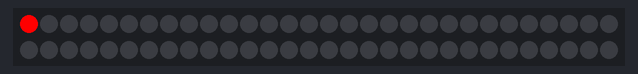
The sketch below on a simulated Arduino Uno, built with avr-gcc and run on an emulated ATmega328P. Parts: 60 RGB LEDs in strip order, left to right, continuing on the next row. The local clock reads 2024-03-15 10:24:30 at power-on unless the sketch sets it.

Above: at 3.6 s.
At 5.4 s:
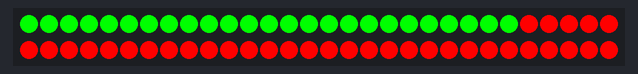
At 6.4 s:
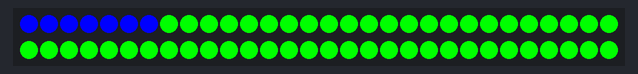
At 7.6 s:
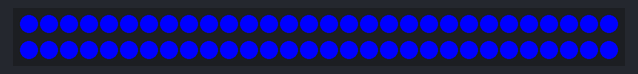
At 8.1 s:
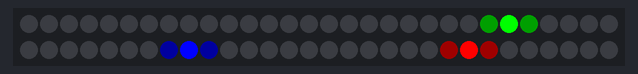
At 34.1 s:
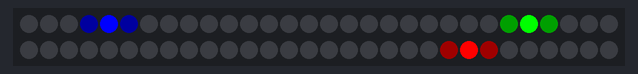

Measured:
- what the display in image 3 shows lasts 0.5 s, from 7.6 s to 8.1 s

The sketch:

ClockRTC.ino
```cpp
/**************************************************************************
 *                                                                        *
 *   NeoPixel Ring Clock                                                  *
 *   by Andy Doro (mail@andydoro.com)                                     *
 *   http://andydoro.com/ringclock/                                       *
 *                                                                        *
 **************************************************************************
 *
 *
 * Revision History
 *
 * Date    By    What
 * 20140320   AFD   First draft
 *
 * 20160602   updated by Ralf Hager
 */

// include the library code:
#include <Wire.h>
#include <RTClib.h>
#include <Adafruit_NeoPixel.h>

// define pins
#define NEOPIN 9

#define BRIGHTNESS 255 // set max brightness

RTC_DS3231 RTC; // Establish clock object
DateTime Clock; // Holds current clock time

Adafruit_NeoPixel strip = Adafruit_NeoPixel(60, NEOPIN, NEO_GRB + NEO_KHZ800); // strip object

byte hourval, minuteval, secondval; // holds the time

byte pixelColorRed, pixelColorGreen, pixelColorBlue; // holds color values


void setup () {
  Wire.begin();         // Begin I2C

  // set pinmodes
  pinMode(NEOPIN, OUTPUT);

  // set Serial Speed to 9600 Baud
  Serial.begin(9600);

  delay(3000); // wait for console opening

  if (RTC.lostPower()) {
    Serial.println("RTC lost power, lets set the time!");
    // following line sets the RTC to the date & time this sketch was compiled
    RTC.adjust(DateTime(F(__DATE__), F(__TIME__)));
    // This line sets the RTC with an explicit date & time, for example to set
    // January 21, 2014 at 3am you would call:
    // rtc.adjust(DateTime(2014, 1, 21, 3, 0, 0));
  }

  strip.begin();
  strip.show(); // Initialize all pixels to 'off'
  strip.setBrightness(BRIGHTNESS); // set brightness

  // startup sequence
  delay(500);
  colorWipe(strip.Color(255, 0, 0), 20); // Red
  colorWipe(strip.Color(0, 255, 0), 20); // Green
  colorWipe(strip.Color(0, 0, 255), 20); // Blue
  delay(500);

}

void loop () {

  // get time
  Clock = RTC.now(); // get the RTC time

  secondval = Clock.second();  // get seconds
  minuteval = Clock.minute();  // get minutes
  hourval = Clock.hour();   // get hours
  if(hourval > 11) hourval -= 12; // This clock is 12 hour, if 13-23, convert to 0-11

  hourval = (hourval*60 + minuteval) / 12;  //each red dot represent 24 minutes.

  // arc mode
  for(int i=0; i<strip.numPixels(); i++) {

    if (i == ((secondval+59) % 60)) {
      pixelColorBlue = 31;
    }
    else
    if (i == ((secondval+1) % 60)) {
      pixelColorBlue = 31;
    }
    else
    if (i == secondval) {
      pixelColorBlue = 255;
    }
    else {
      pixelColorBlue = 0;
    }

    if (i == ((minuteval+59) % 60)) {
      pixelColorGreen = 31;
    }
    else
    if (i == ((minuteval+1) % 60)) {
      pixelColorGreen = 31;
    }
    else
    if (i == minuteval) {
      pixelColorGreen = 255;
    }
    else {
      pixelColorGreen = 0;
    }

    if (i == ((hourval+59) % 60)) {
      pixelColorRed = 31;
    }
    else
    if (i == ((hourval+1) % 60)) {
      pixelColorRed = 31;
    }
    else
    if (i == hourval) {
      pixelColorRed = 255;
    }
    else {
      pixelColorRed = 0;
    }

    strip.setPixelColor(i, strip.Color(pixelColorRed, pixelColorGreen, pixelColorBlue));

  }

  /*
  // for serial debugging
   Serial.print(Clock.hour(), DEC);
   Serial.print(':');
   Serial.print(Clock.minute(), DEC);
   Serial.print(':');
   Serial.println(Clock.second(), DEC);
  */

  //display
  strip.show();

  // wait
  delay(100);

}


// Fill the dots one after the other with a color
void colorWipe(uint32_t c, uint8_t wait) {
  for(uint16_t i=0; i<strip.numPixels(); i++) {
    strip.setPixelColor(i, c);
    strip.show();
    delay(wait);
  }
}
```
